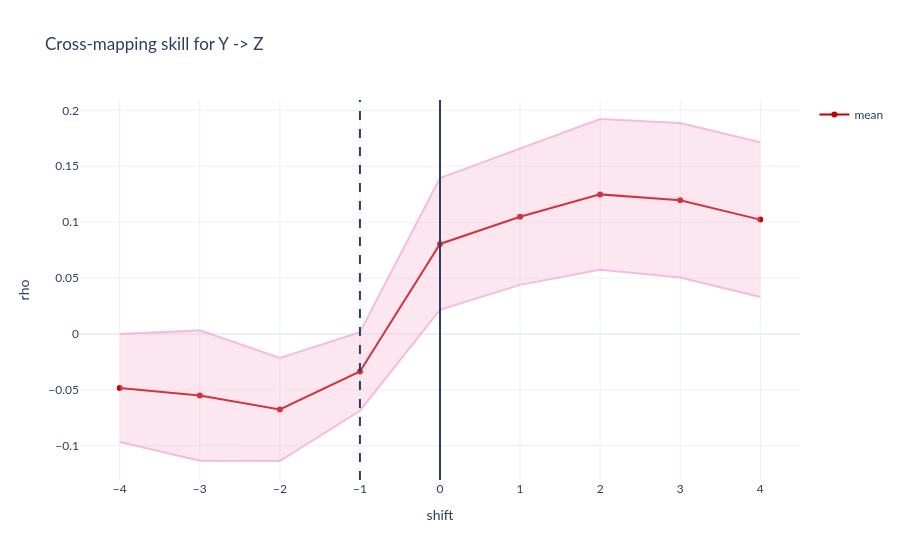

The code cell stored with this chart in its notebook:
### Markdown cell above
# Y -> Z

### Code cell
shifts = torch.arange(- 4, 4 + 1, 1)
print(shifts)

# fix filter
k = 2 # 2 best
sig_filter = torch.ones(size = (k, )).to(device)

noise_scalar = torch.tensor([0.05], device = device)

rho_s = torch.zeros(size = (shifts.shape[0], 2))

for i, s in enumerate(shifts):
    print(s.item())

    y_embeddings, x_gt = embed(filter = sig_filter, 
                           y = z_norm.to(device), # Testing Y -> Z 
                           x = y_norm.to(device),
                           max_pos_offset = s, 
                           device = device)
    
    # N now changes slightly
    N = y_embeddings.shape[0]
    E = y_embeddings.shape[1]

    l_train_masks = generate_mask_tensor(N, 100)

    rho_l = torch.empty(size = (1, 0)).to(device)

    for l in range(N):   
        rho, nlml = GP_ccm_sig(
                y_embeddings_train = y_embeddings[l_train_masks[l]].unsqueeze(-1).to(device),
                y_embeddings_test = y_embeddings[ ~ l_train_masks[l]].unsqueeze(-1).to(device),
                x_train = x_gt[l_train_masks[l]].to(device),
                x_test = x_gt[ ~ l_train_masks[l]].to(device),
                noise = noise_scalar,
                rbf_sigma = 0.2, # 0.2 is good
                device = device)
                
        rho_l = torch.concat((rho_l, rho.unsqueeze(0).unsqueeze(0)), dim = 1)
     
    rho_s[i, 0] = rho_l.mean()
    rho_s[i, 1] = rho_l.std()


fig = go.Figure()

fig.add_trace(go.Scatter(x = -shifts, y = rho_s[:, 0], # reversing the meaning of x
                    mode = 'lines+markers',
                    name = 'mean',
                    line_color = "#C00000"))

fig.add_trace(go.Scatter(
    name = "",
    x = - shifts,
    y = rho_s[:, 0] + rho_s[:, 1].mul(1),
    marker = dict(color = 'rgba(243, 176, 210, 0.8)'),
    showlegend = False,
    mode = 'lines'
))

fig.add_trace(go.Scatter(
    name = "",
    x = - shifts,
    y = rho_s[:, 0] - rho_s[:, 1].mul(1),
    marker = dict(color = 'rgba(243, 176, 210, 0.8)'),
    showlegend = False,
    mode = 'lines',
    fillcolor = 'rgba(243, 176, 210, 0.3)',
    fill = 'tonexty'
))

fig.add_vline(x = 0.)
fig.add_vline(x = -(k-1), line_dash = "dash")

fig.update_layout(title = 'Cross-mapping skill for Y -> Z',
                   xaxis_title = 'shift',
                   yaxis_title = 'rho')

fig.update_layout(template = "plotly_white")
fig.update_layout(font_family = "Lato")

fig.show()

### Figure 1 — Plotly figure (JSON) as saved in the notebook; plotly's stock layout.template omitted (floating-point values rounded to 4 significant figures)
{"data": [{"line": {"color": "#C00000"}, "mode": "lines+markers", "name": "mean", "type": "scatter", "x": [4, 3, 2, 1, 0, -1, -2, -3, -4], "y": [0.1022, 0.1195, 0.1248, 0.1048, 0.08046, -0.03358, -0.06759, -0.05516, -0.04838]}, {"marker": {"color": "rgba(243, 176, 210, 0.8)"}, "mode": "lines", "name": "", "showlegend": false, "type": "scatter", "x": [4, 3, 2, 1, 0, -1, -2, -3, -4], "y": [0.1714, 0.1887, 0.1922, 0.1658, 0.1394, 0.001582, -0.02149, 0.003145, -0.0001026]}, {"fill": "tonexty", "fillcolor": "rgba(243, 176, 210, 0.3)", "marker": {"color": "rgba(243, 176, 210, 0.8)"}, "mode": "lines", "name": "", "showlegend": false, "type": "scatter", "x": [4, 3, 2, 1, 0, -1, -2, -3, -4], "y": [0.03301, 0.05035, 0.05736, 0.04385, 0.02154, -0.06874, -0.1137, -0.1135, -0.09666]}], "layout": {"font": {"family": "Lato"}, "shapes": [{"type": "line", "x0": 0, "x1": 0, "xref": "x", "y0": 0, "y1": 1, "yref": "y domain"}, {"line": {"dash": "dash"}, "type": "line", "x0": -1, "x1": -1, "xref": "x", "y0": 0, "y1": 1, "yref": "y domain"}], "title": {"text": "Cross-mapping skill for Y -> Z"}, "xaxis": {"title": {"text": "shift"}}, "yaxis": {"title": {"text": "rho"}}}}
